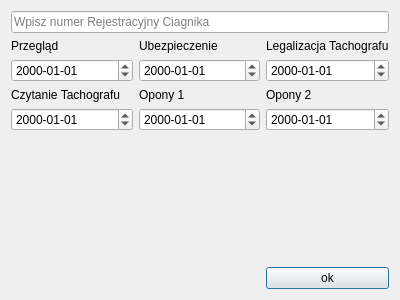
<?xml version="1.0" encoding="UTF-8"?>
<ui version="4.0">
 <class>dodajciagnik</class>
 <widget class="QDialog" name="dodajciagnik">
  <property name="geometry">
   <rect>
    <x>0</x>
    <y>0</y>
    <width>400</width>
    <height>300</height>
   </rect>
  </property>
  <property name="windowTitle">
   <string>Dialog</string>
  </property>
  <layout class="QGridLayout" name="gridLayout">
   <item row="2" column="1">
    <widget class="QDateEdit" name="UbezpieczenieEdit">
     <property name="displayFormat">
      <string>yyyy-MM-dd</string>
     </property>
    </widget>
   </item>
   <item row="6" column="2">
    <widget class="QPushButton" name="ok">
     <property name="text">
      <string>ok</string>
     </property>
    </widget>
   </item>
   <item row="1" column="1">
    <widget class="QLabel" name="label_2">
     <property name="text">
      <string>Ubezpieczenie</string>
     </property>
    </widget>
   </item>
   <item row="4" column="1">
    <widget class="QDateEdit" name="Opony1Edit">
     <property name="displayFormat">
      <string>yyyy-MM-dd</string>
     </property>
    </widget>
   </item>
   <item row="5" column="2">
    <spacer name="verticalSpacer">
     <property name="orientation">
      <enum>Qt::Vertical</enum>
     </property>
     <property name="sizeHint" stdset="0">
      <size>
       <width>20</width>
       <height>40</height>
      </size>
     </property>
    </spacer>
   </item>
   <item row="0" column="0" colspan="3">
    <widget class="QLineEdit" name="nrRejEdit">
     <property name="placeholderText">
      <string>Wpisz numer Rejestracyjny Ciagnika</string>
     </property>
    </widget>
   </item>
   <item row="4" column="0">
    <widget class="QDateEdit" name="CzytanieTachoEdit">
     <property name="displayFormat">
      <string>yyyy-MM-dd</string>
     </property>
    </widget>
   </item>
   <item row="1" column="0">
    <widget class="QLabel" name="label">
     <property name="text">
      <string>Przegląd</string>
     </property>
    </widget>
   </item>
   <item row="4" column="2">
    <widget class="QDateEdit" name="Opony2Edit">
     <property name="displayFormat">
      <string>yyyy-MM-dd</string>
     </property>
    </widget>
   </item>
   <item row="1" column="2">
    <widget class="QLabel" name="label_3">
     <property name="text">
      <string>Legalizacja Tachografu</string>
     </property>
    </widget>
   </item>
   <item row="2" column="2">
    <widget class="QDateEdit" name="LegalizacjaTachoEdit">
     <property name="displayFormat">
      <string>yyyy-MM-dd</string>
     </property>
    </widget>
   </item>
   <item row="2" column="0">
    <widget class="QDateEdit" name="przegladEdit">
     <property name="displayFormat">
      <string>yyyy-MM-dd</string>
     </property>
    </widget>
   </item>
   <item row="3" column="0">
    <widget class="QLabel" name="label_4">
     <property name="text">
      <string>Czytanie Tachografu</string>
     </property>
    </widget>
   </item>
   <item row="3" column="1">
    <widget class="QLabel" name="label_5">
     <property name="text">
      <string>Opony 1</string>
     </property>
    </widget>
   </item>
   <item row="3" column="2">
    <widget class="QLabel" name="label_6">
     <property name="text">
      <string>Opony 2</string>
     </property>
    </widget>
   </item>
  </layout>
 </widget>
 <resources/>
 <connections/>
</ui>
